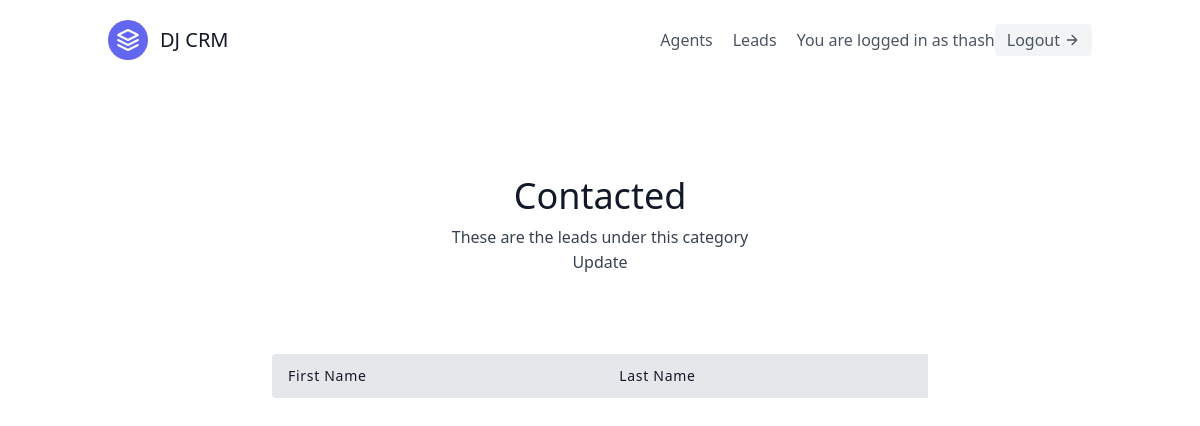
/leads/categories/1/ (signed in), run on an earlier commit of the app's database.
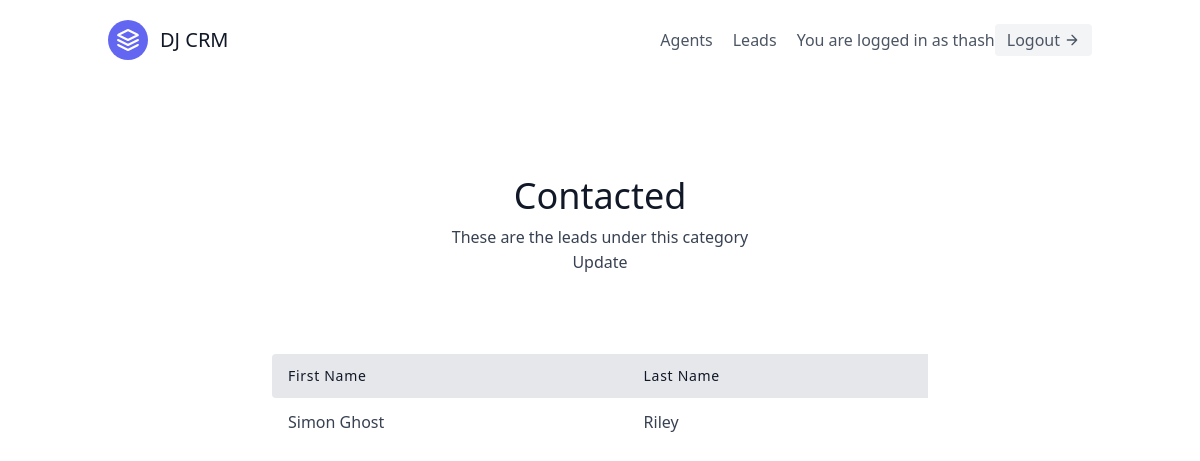
And on a later commit of the database.
### leads/models.py (models this page shows, shortened)
class Lead(models.Model):
    first_name = models.CharField(max_length=20)
    last_name = models.CharField(max_length=20)
    age = models.IntegerField(default=0)
    agent = models.ForeignKey(Agent, null=True, blank=True, on_delete=models.SET_NULL)
    organisation = models.ForeignKey(UserProfile, on_delete=models.CASCADE)
    category = models.ForeignKey("Category", related_name="leads",  null=True, blank=True, on_delete=models.SET_NULL)
    description = models.TextField()
    date_added = models.DateTimeField(auto_now_add=True)
    phone_number = models.CharField(max_length=20)
    email = models.EmailField()

### leads/views.py (the view)
# urls.py: path('categories/<int:pk>/', views.CategoryDetailView.as_view(), name='category-detail'),
class CategoryDetailView(LoginRequiredMixin, generic.DetailView):
    template_name = "leads/category_detail.html"
    context_object_name = "category"
    def get_queryset(self):
        user = self.request.user
        if user.is_organiser:
            queryset = Category.objects.filter(organisation=user.userprofile)
        else:
            queryset = Category.objects.filter(organisation=user.agent.organisation)
        return queryset

### leads/templates/leads/category_detail.html
{% extends "base.html" %}
{% block content %}
<section class="text-gray-700 body-font">
    <div class="container px-5 py-24 mx-auto">
      <div class="flex flex-col text-center w-full mb-20">
        <h1 class="sm:text-4xl text-3xl font-medium title-font mb-2 text-gray-900">
            {{ category.name }}
        </h1>
        <p class="lg:w-2/3 mx-auto leading-relaxed text-base">
            These are the leads under this category
        </p>
        <a href="{% url 'leads:category-update' category.pk %}" class="hover:text-blue-500">Update</a>
      </div>
      <div class="lg:w-2/3 w-full mx-auto overflow-auto">
        <table class="table-auto w-full text-left whitespace-no-wrap">
          <thead>
            <tr>
                <th class="px-4 py-3 title-font tracking-wider font-medium text-gray-900 text-sm bg-gray-200 rounded-tl rounded-bl">
                    First Name
                </th>
                <th class="px-4 py-3 title-font tracking-wider font-medium text-gray-900 text-sm bg-gray-200">
                    Last Name
                </th>
            </tr>
          </thead>
          <tbody>
            {% for lead in category.leads.all %}
                <tr>
                    <td class="px-4 py-3">
                      <a class="hover:text-blue-500" href="{% url 'leads:detail' lead.pk %}">{{ lead.first_name }}</a>
                    </td>
                    <td class="px-4 py-3">{{ lead.last_name }}</td>
                </tr>
            {% endfor %}
          </tbody>
        </table>
      </div>
    </div>
</section>
{% endblock content %}

What changed in the data, as far as the page shows it:
now on this page (row edited): Lead: first_name "Simon Ghost", last_name "Riley"
